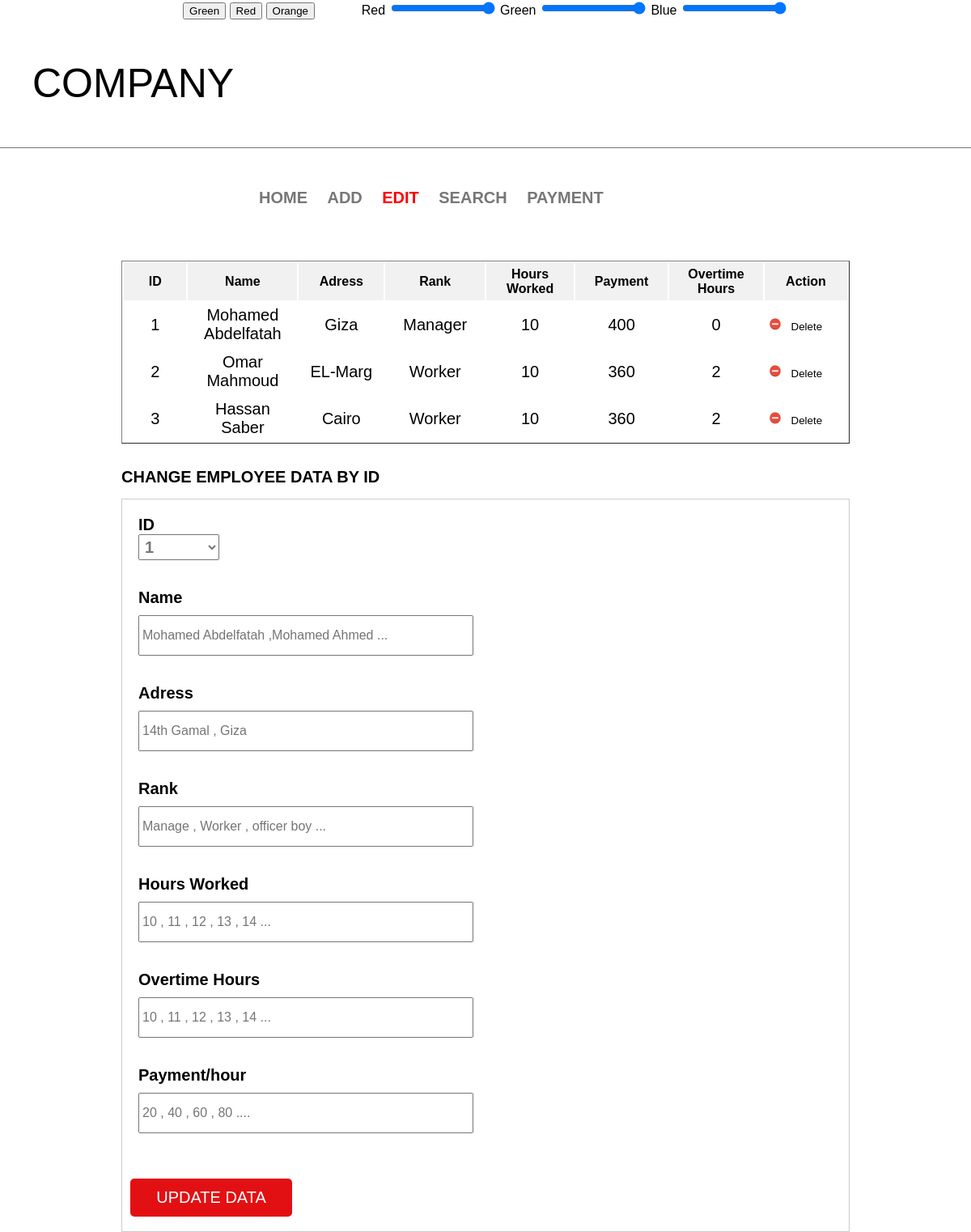
Screenshot of /updateData.php with the database file from the repository.
### tables this page shows
CREATE TABLE `Employe_Data` (
  `ID` int(11) NOT NULL,
  `Name` varchar(45) DEFAULT NULL,
  `adress` varchar(45) DEFAULT NULL,
  `rank` varchar(45) DEFAULT NULL,
  `hours_worked` int(11) DEFAULT NULL,
  `payment` float DEFAULT NULL,
  `overtime_hours` int(11) DEFAULT NULL
);

### updateData.php (the view, shortened to what this page needs)
<?php
include 'connection.php';
?>
<!DOCTYPE html>
<html lang="en" dir="ltr">
  <head>
    <link rel="stylesheet" href="style.css">
  </head>
  <body>
    <center>
      <input type="submit" class="btn2" onclick="changeBackground('green')" value="Green" >
      <input type="submit" class="btn2" onclick="changeBackground('red')" value="Red">
      <input type="submit" class="btn2" onclick="changeBackground('orange')" value="Orange"> &nbsp;&nbsp;&nbsp;&nbsp;&nbsp;&nbsp;&nbsp;&nbsp;&nbsp;&nbsp;&nbsp;
    Red <input type="range" id="red" value="255" min="0" max="255" onchange="onSliderChanged()" style="background:red">
    Green <input type="range" id="green" value="255" min="0" max="255" onchange="onSliderChanged()" style="background:green">
    Blue <input type="range" id="blue" value="255" min="0" max="255" onchange="onSliderChanged()" style="background:blue">
  </center>
    <header class="head">
      <p>company</p>
    </header>
    <div class="container">
      <div class="links">
       <a href="index.php">Home</a>
       <a href="add_employe.php">Add</a>
       <a href="updateData.php" class="ch">Edit</a>
       <a href="Search.php">Search</a>
       <a href="showData.php">payment</a>
    </div>
  </div><br><br>
  <div class="afterUpdate">
  <?php
      $sql0 = "SELECT * FROM Employe_Data";
      $stmt0 = $con -> prepare($sql0);
      $stmt0 -> execute();
      echo "<table border = 1>";
      echo "<tr>
      <th>ID</th>
      <th>Name</th>
      <th>Adress</th>
      <th>Rank</th>
      <th>Hours Worked</th>
      <th>Payment</th>
      <th>Overtime Hours</th>
      <th>Action</th>
      </tr>
      ";
      while($row = $stmt0->fetch())
      {
        echo "<tr>";
        echo "<td style='text-align:center'>$row[0]</td>";
        echo "<td style='text-align:center'>$row[1]</td>";
        echo "<td style='text-align:center'>$row[2]</td>";
        echo "<td style='text-align:center'>$row[3]</td>";
        echo "<td style='text-align:center'>$row[4]</td>";
        echo "<td style='text-align:center'>$row[5]</td>";
        echo "<td style='text-align:center'>$row[6]</td>";
        echo "<td>
            <form method='get'>
                <input type='hidden' value='$row[0]' name='hidden_id'>
                <img src='delete.png' width='16px' height='16px'>
                <input type='submit' name='delete' value='Delete' class='dele' style='width:50px'>
            </form>
        </td>";
    echo "</tr>";
    }
    echo "</table>";
  ?>
  </div>
  <article>
    <div class="header_form">
      Change Employee Data By ID
    </div>
    <div class="registration">
      <form method="get">
        <div class="field_input">
          <label>ID</label><br />
            <?php
            $sql0 = "SELECT * FROM Employe_Data";
            $stmt0 = $con -> prepare($sql0);
            $stmt0 -> execute();
            echo "<select name='ID' class='selectid'>";
            while($row = $stmt0->fetch())
            {
              echo "<option value=".$row[0].">". $row[0] ."</option>";
            }
            echo "</select></td></tr>";
            ?>
      </div>
        <div class="field_input">
          <label>Name</label><br />
          <input type="text" name="username" placeholder="Mohamed Abdelfatah ,Mohamed Ahmed ...">
        </div>
        <div class="field_input">
          <label>Adress</label><br />
          <input type="text" name="adress" placeholder="14th Gamal , Giza">
        </div>
        <div class="field_input">
          <label>Rank</label><br />
          <input type="text" name="rank" placeholder="Manage , Worker , officer boy ...">
        </div>
        <div class="field_input">
          <label>Hours Worked</label><br />
          <input type="number" name="worked_hours" placeholder="10 , 11 , 12 , 13 , 14 ...">
        </div>
        <div class="field_input">
          <label>Overtime Hours</label><br />
          <input type="number" name="overtime" placeholder="10 , 11 , 12 , 13 , 14 ...">
        </div>
        <div class="field_input">
          <label>Payment/hour</label><br />
          <input type="number" name="payment" placeholder="20 , 40 , 60 , 80 ....">
        </div><br><br>
        <input type="submit" class="btn1" name="submit" value="UPDATE DATA"><br><br>
      </form>
    </div>
  </article>
  </body>
</html>

### style.css (style rules this page uses)
body { margin:0px; padding:0px; font-family:Arial }
.head { border-bottom:1px solid #777; padding-left:40px; font-size:50px; text-transform:uppercase; }
.container { width:600px; margin: 50px auto 0px; }
.links { margin-bottom:30px; text-transform:uppercase; }
.links a { text-decoration:none; color:#777; padding-left:20px; font-size:20px; font-weight:bold }
article { width:900px; margin:0px auto; }
.header_form { text-align:left; margin:30px 0px 15px; font-size: 20px; font-weight:bold; text-transform:uppercase; }
.registration { border:1px solid #ccc; }
.field_input { width: 90%; margin:5px; padding:15px; }
.field_input label { font-size: 20px; font-weight:bold; }
.field_input input { width:50%; height:40px; margin-top:10px; padding:3px; outline:none; font-size:16px; }
.btn1 { background-color:rgba(227,16,19,1); width:200px; margin-left:10px; padding:10px; color:#fff; font-size:20px; border:2px solid #e31013; transition-duration: 0.4s; cursor:pointer; border-radius:5px; text-align:center; outline:none; }
.container .links .ch { color:#f00; }
.afterUpdate { width:900px; margin:0px auto; }
.selectid { padding:3px; font-weight:bold; font-size:20px; width:100px; outline:none; color:#777; }
th { background-color:#f1f1f1; border:none; padding:5px; width:200px; }
td { font-size:20px; border:none; padding:5px; }
.dele { background:none; border:none; cursor:pointer; }

### rows the page displays
employe_data: ID "1", Name "Mohamed Abdelfatah", adress "Giza", rank "Manager", hours_worked "10", payment "400", overtime_hours "0"
employe_data: ID "2", Name "Omar Mahmoud", adress "EL-Marg", rank "Worker", hours_worked "10", payment "360", overtime_hours "2"
employe_data: ID "3", Name "Hassan Saber", adress "Cairo", rank "Worker", hours_worked "10", payment "360", overtime_hours "2"

### other values shown
form field ID "1"
